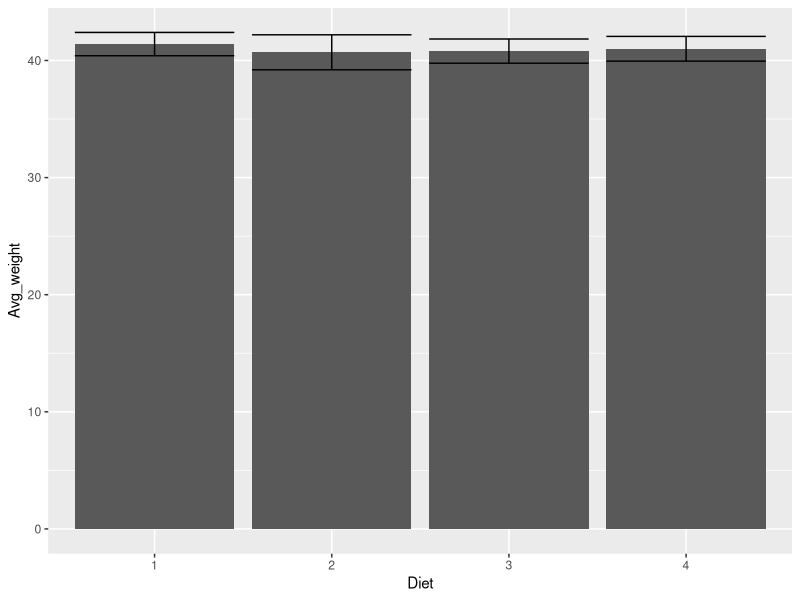
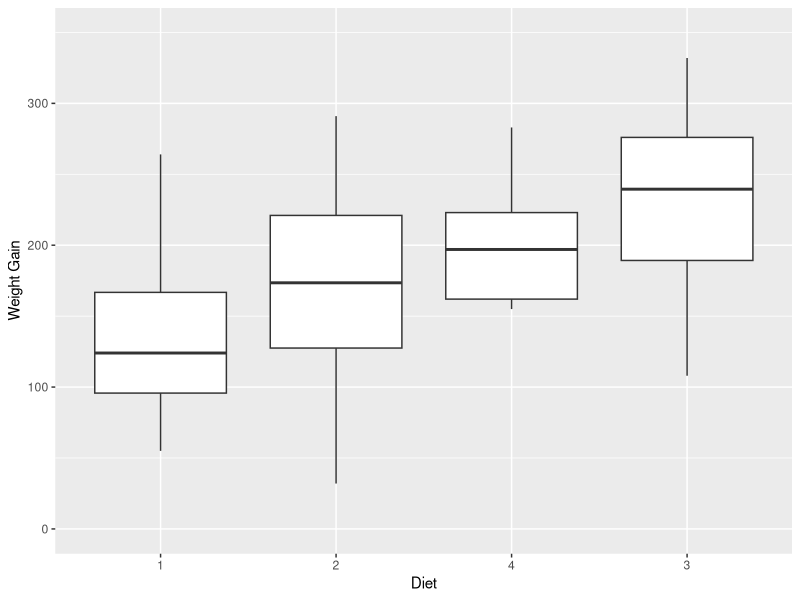
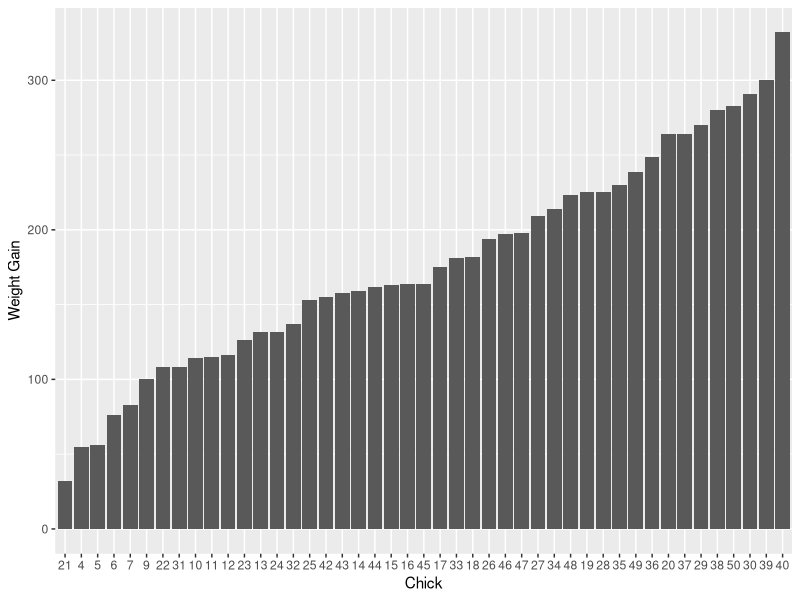
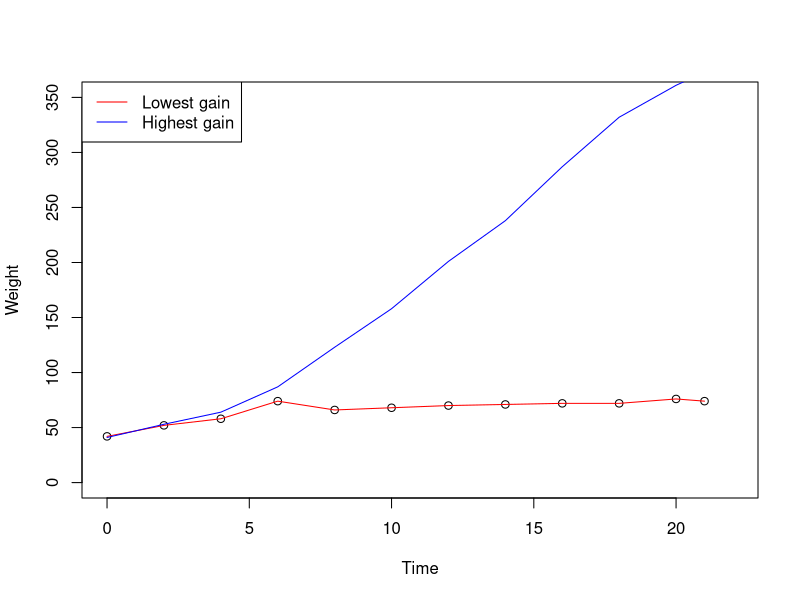
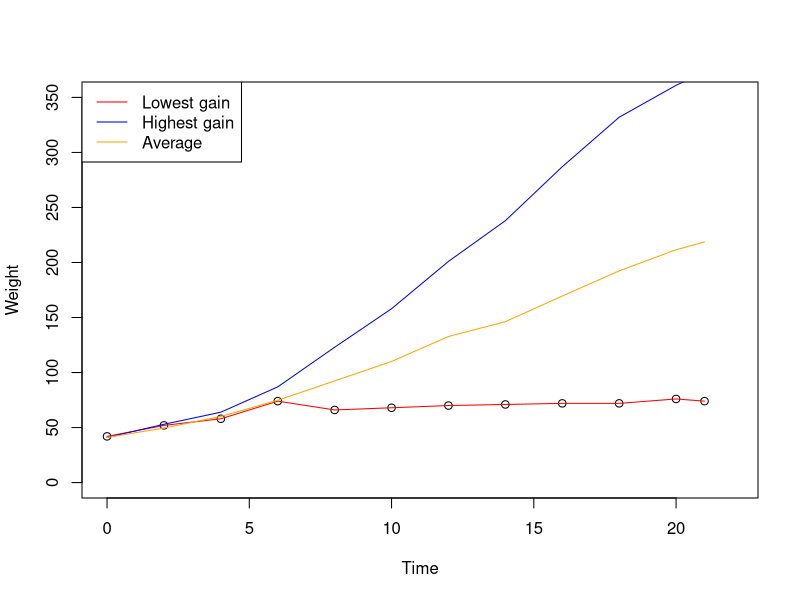
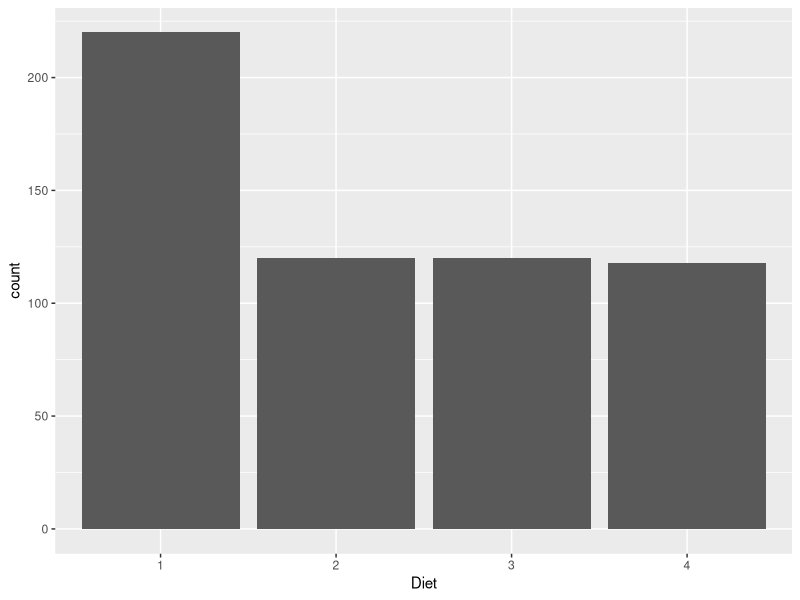

Source code (R) for these figures, in order:
## ---- chunk 1
knitr::opts_chunk$set(echo = TRUE)
library("dplyr")
library("datasets")
library("ggplot2")
rm(list=ls())
## ---- chunk 2
df = ChickWeight

weight0 = df %>% 
  group_by(Diet) %>% 
  filter(Time == 0) %>% 
  summarize(Avg_weight = mean(weight, na.rm=TRUE), Std_Dev = sd(weight, na.rm=TRUE), Number_of_chicks = length(unique(Chick)))
print(weight0)
## ---- chunk 3
xtra <- ggplot(weight0, aes(x=Diet, y=Avg_weight)) + geom_bar(stat="identity") + geom_errorbar(aes(ymin=Avg_weight-Std_Dev, ymax=Avg_weight+Std_Dev))
xtra
## ---- chunk 4
# Checking for chicks with twelve weight measurements
a <- ChickWeight %>%
  group_by(Chick) %>%
  summarize(n = n()) %>%
  filter(n == 12) %>%
  select(-n)
# Extracting a subset of the data for all chicks with complete information
Chicks <- ChickWeight
Chicks$Chick <- as.numeric(Chicks$Chick)
a$Chick <- as.numeric(a$Chick)
complete <- filter(Chicks, Chicks$Chick %in% a$Chick)
complete$Chick <- as.factor(complete$Chick)
head(complete, 3)
## ---- chunk 5
weightgain = complete %>%
  group_by(Chick) %>%
  mutate(Weight_gain = weight - weight[Time == 0])
weightgain[1:3, ]
## ---- chunk 6
df1 <- filter(weightgain, Time == 21)
ggplot(df1, aes(x=reorder(Diet, Weight_gain, median), y=Weight_gain)) + geom_boxplot() + labs(x = "Diet", y = "Weight Gain") + ylim(c(0, 350))
## ---- chunk 7
total_gain <- weightgain %>%
  group_by(Chick) %>%
  filter(Time == max(weightgain$Time)) %>%
  arrange(Weight_gain)
# Numerical summary
total_gain$Chick = as.numeric(levels(total_gain$Chick)[total_gain$Chick])  
cat(sep="", "Lowest Chick: ", total_gain$Chick[1], ", Diet: ", total_gain$Diet[1], "\n")
cat(sep="", "Highest Chick: ", total_gain$Chick[dim(total_gain)[1]], ", Diet: ", total_gain$Diet[dim(total_gain)[1]])
# Graphical summary
ggplot(total_gain, aes(x = reorder(Chick, Weight_gain, abs), y = Weight_gain)) + geom_col() + labs(x = "Chick", y = "Weight Gain")
## ---- chunk 8
total_gain <- weightgain %>%
  group_by(Chick) %>%
  filter(Time == max(weightgain$Time)) %>%
  arrange(Weight_gain)

least_weight = total_gain$Chick[1]
# Lowest
least_weight_data = complete %>%
  filter(Chick == least_weight)
time = least_weight_data$Time
least_weight_total = least_weight_data$weight
# Highest
most_weight = total_gain$Chick[dim(total_gain)[1]]
most_weight_data = complete %>%
  filter(Chick == most_weight)
most_weight_total = most_weight_data$weight

plot(x = time, y = least_weight_total, xlab="Time", ylab="Weight", xlim=c(0, 22), ylim=c(0, 350))
lines(x = time, y = least_weight_total, col="red", lty=1)
lines(x = time, y = most_weight_total, col="blue", lty=1)
legend("topleft", legend=c("Lowest gain", "Highest gain"), col=c("red", "blue"), lty=c(1,1))
## ---- chunk 9
v = rep(0, length(time))
for(i in seq_len(length(time))) {
  v[i] = mean(weightgain$weight[weightgain$Time == time[i]])
}
# Add to the previous plot
plot(x = time, y = least_weight_total, xlab="Time", ylab="Weight", xlim=c(0, 22), ylim=c(0, 350))
lines(x = time, y = least_weight_total, col="red", lty=1)
lines(x = time, y = most_weight_total, col="blue", lty=1)
lines(x = time, y = v, col="orange", lty=1)
legend("topleft", legend=c("Lowest gain", "Highest gain", "Average"), col=c("red", "blue", "orange"), lty=c(1,1, 1))
## ---- chunk 10
ggplot(ChickWeight, aes(x=Diet)) + geom_histogram(stat="count")
